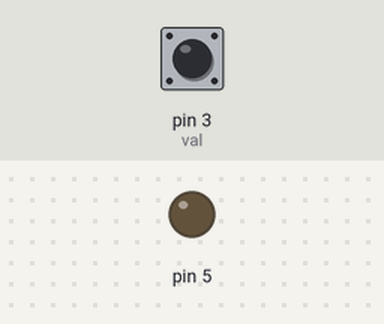
Bench run of a program on a simulated Raspberry Pi (header pin numbers). On the bench: output pins drawn as LEDs (lit = HIGH). The test bench sets the inputs (shaded band); at power-on: pin 3 (val) HIGH. What the program prints to the terminal is not drawn.

Above: at 1.2 s.
1.3 s: pin 3 (val) pulled LOW for 0.15 s
At 1.37 s:
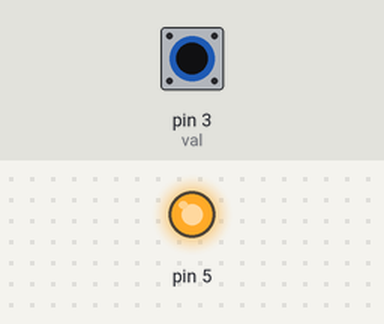
2.9 s: pin 3 (val) pulled LOW for 3.2 s
At 6.9 s:
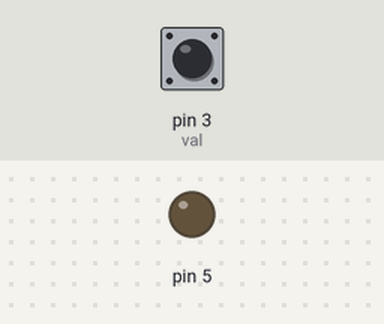
Timing chart, 0 to 8.4 s (numbered marks = the images above; inputs shaded):
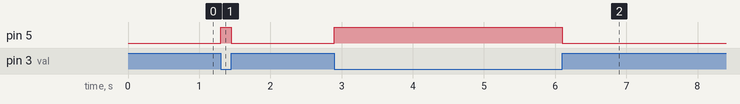

The program:

03__ir_sensor_with_buzzer.py
```python
import RPi.GPIO as GPIO

GPIO.setmode(GPIO.BOARD)
GPIO.setup(3, GPIO.IN)
GPIO.setup(5, GPIO.OUT)

while True:
    val = GPIO.input(3)
    print(val)
    if val == 1:
        GPIO.output(5, GPIO.LOW)
    else:
        GPIO.output(5, GPIO.HIGH)
```

Measured:
- after the input at 1.3 s, pin 5: LOW → HIGH at once, → LOW 0.15 s later
- after the input at 2.9 s, pin 5: LOW → HIGH at once, → LOW 3.2 s later
